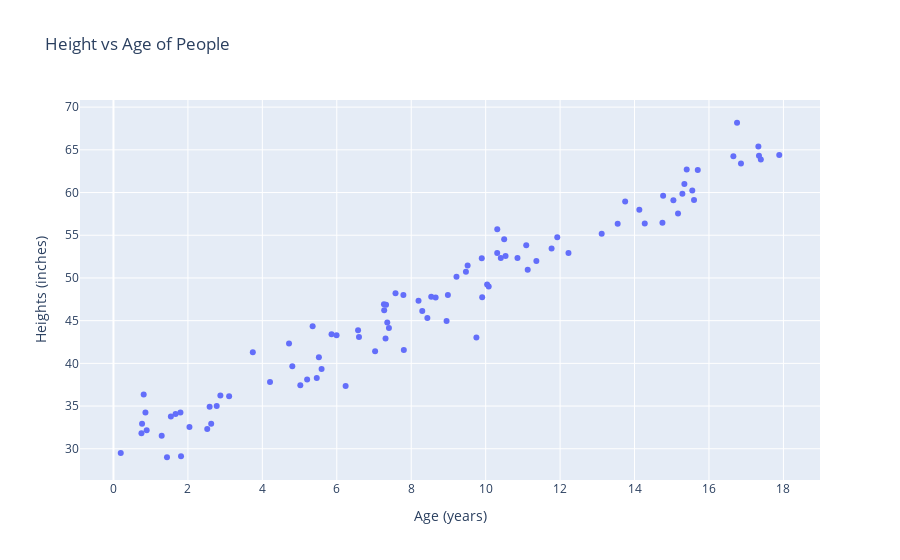

Notebook cell for this chart:
### Code cell
fig = px.scatter(x=ages, y=heights, title='Height vs Age of People', labels={'x': 'Age (years)',
                                                                             'y': 'Heights (inches)'})

fig.show()
